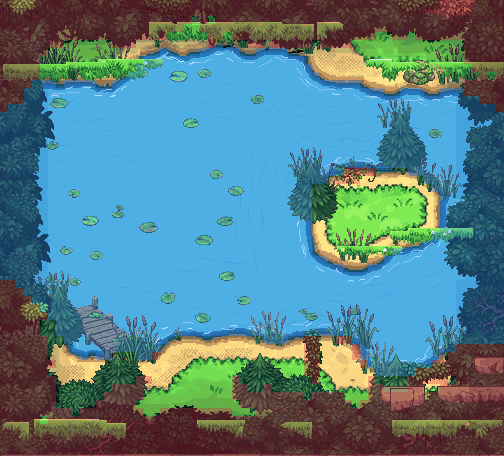

A level layout from a 2D game, rendered from its tile map. Below: a short description, then the map file with its tile-grid data intact:
An orthogonal 63x57 tile map with 8x8 px tiles, 1 tile layer (collision_8px), 1 image layer.

<map version="1.10" tiledversion="1.10.2" orientation="orthogonal" renderorder="right-down" width="63" height="57" tilewidth="8" tileheight="8" infinite="0" nextlayerid="4" nextobjectid="1">
 <properties>
  <property name="moteur" value="RogueEssence / PMDO" />
  <property name="case_lecture_px" type="int" value="24" />
  <property name="viewport" value="320x240" />
 </properties>
 <tileset firstgid="1" source="brosse_collision.tsx" />
 <imagelayer id="1" name="fond">
  <image source="fond.png" width="504" height="456" />
 </imagelayer>
 <layer id="2" name="collision_8px" width="63" height="57" opacity="0.55">
  <data encoding="csv">
2,2,2,2,2,2,2,2,2,2,2,2,2,2,2,2,2,2,2,2,2,2,2,2,2,2,2,2,2,2,2,2,2,2,2,2,2,2,2,2,2,2,2,2,2,2,2,2,2,2,2,2,2,2,2,2,2,2,2,2,2,2,2,
2,2,2,2,2,2,2,2,2,2,2,2,2,2,2,2,2,2,2,2,2,2,2,2,2,2,2,2,2,2,2,2,2,2,2,2,2,2,2,2,2,2,2,2,2,2,2,2,2,2,2,2,2,2,2,2,2,2,2,2,2,2,2,
2,2,2,2,2,2,2,2,2,2,2,2,2,2,2,2,2,2,2,2,2,2,2,2,1,2,1,2,2,2,2,2,2,2,2,2,2,2,2,2,2,2,2,2,2,2,2,2,2,2,2,2,2,2,2,2,2,2,2,2,2,2,2,
2,2,2,2,2,2,2,2,2,2,2,2,2,2,2,2,2,2,2,2,2,2,2,1,1,2,2,2,2,2,2,2,2,2,2,2,2,2,2,2,2,2,2,2,2,2,2,2,2,2,2,2,2,2,2,2,2,2,2,2,2,2,2,
2,2,2,2,2,2,2,2,2,2,2,2,2,2,2,2,2,2,2,2,2,1,1,1,1,1,2,2,1,2,2,2,2,2,2,2,2,2,2,2,2,2,2,2,2,2,2,1,1,2,2,1,2,2,2,2,2,2,2,2,2,2,2,
2,2,2,2,2,2,2,2,1,1,1,1,1,1,2,2,2,1,1,1,1,1,1,1,1,1,2,1,1,1,1,2,2,1,2,2,2,2,2,1,2,2,2,2,1,1,1,1,1,1,1,1,1,1,1,1,1,1,2,2,2,2,2,
2,2,2,2,2,2,1,1,1,1,1,1,1,1,1,1,1,1,1,1,3,1,1,1,1,3,3,3,3,3,1,1,3,3,3,3,1,1,1,1,1,1,1,1,1,1,1,1,1,1,1,1,1,1,1,1,1,1,2,2,2,2,2,
2,2,2,2,2,1,1,1,1,1,1,1,1,1,1,1,1,1,3,3,3,3,3,3,3,3,3,3,3,3,3,3,3,3,3,3,3,3,1,1,1,1,1,1,1,1,1,1,1,1,1,1,1,1,1,1,1,1,2,2,2,2,2,
2,2,2,2,2,1,1,1,1,1,1,1,1,1,1,1,1,3,3,3,3,3,3,3,3,3,3,3,3,3,3,3,3,3,3,3,3,3,3,1,1,1,1,1,1,1,1,1,1,1,1,1,1,1,1,1,1,1,1,2,2,2,2,
2,2,2,2,2,1,1,1,1,1,1,1,1,1,1,1,3,3,3,3,3,3,3,3,3,3,3,3,3,3,3,3,3,3,3,3,3,3,3,3,1,1,1,1,1,1,1,1,1,1,1,1,1,1,1,1,1,1,1,1,2,1,2,
2,2,2,2,3,3,3,1,3,3,3,3,1,1,3,3,3,3,3,3,3,3,3,3,3,3,3,3,3,3,3,3,3,3,3,3,3,3,3,3,3,3,3,3,3,1,1,1,1,1,1,1,1,1,1,1,1,1,2,2,2,2,2,
2,2,2,3,3,3,3,3,3,3,3,3,3,3,3,3,3,3,3,3,3,3,3,3,3,3,3,3,3,3,3,3,3,3,3,3,3,3,3,3,3,3,3,3,3,3,3,3,1,1,3,3,3,1,1,3,3,3,2,2,2,2,2,
2,2,2,3,3,3,3,3,3,3,3,3,3,3,3,3,3,3,3,3,3,3,3,3,3,3,3,3,3,3,3,3,3,3,3,3,3,3,3,3,3,3,3,3,3,3,3,3,3,3,3,3,3,3,3,3,3,3,3,3,2,2,2,
2,3,3,3,3,3,3,3,3,3,3,3,3,3,3,3,3,3,3,3,3,3,3,3,3,3,3,3,3,3,3,3,3,3,3,3,3,3,3,3,3,3,3,3,3,3,3,3,3,3,3,3,3,3,3,3,3,3,3,3,3,3,2,
3,3,3,3,3,3,3,3,3,3,3,3,3,3,3,3,3,3,3,3,3,3,3,3,3,3,3,3,3,3,3,3,3,3,3,3,3,3,3,3,3,3,3,3,3,3,3,3,3,3,3,3,3,3,3,3,3,3,3,3,3,3,3,
3,3,3,3,3,3,3,3,3,3,3,3,3,3,3,3,3,3,3,3,3,3,3,3,3,3,3,3,3,3,3,3,3,3,3,3,3,3,3,3,3,3,3,3,3,3,3,3,3,3,3,3,3,3,3,3,3,3,3,3,3,3,3,
3,3,3,3,3,3,3,3,3,3,3,3,3,3,3,3,3,3,3,3,3,3,3,3,3,3,3,3,3,3,3,3,3,3,3,3,3,3,3,3,3,3,3,3,3,3,3,3,3,3,3,3,3,3,3,3,3,3,3,3,3,3,3,
3,3,3,3,3,3,3,3,3,3,3,3,3,3,3,3,3,3,3,3,3,3,3,3,3,3,3,3,3,3,3,3,3,3,3,3,3,3,3,3,3,3,3,3,3,3,3,3,3,3,3,3,3,3,3,3,3,3,3,3,3,3,3,
3,3,3,3,3,3,3,3,3,3,3,3,3,3,3,3,3,3,3,3,3,3,3,3,3,3,3,3,3,3,3,3,3,3,3,3,3,3,3,3,3,3,3,3,3,3,3,3,3,3,3,3,3,3,3,3,3,3,3,3,3,3,3,
3,3,3,3,3,3,3,3,3,3,3,3,3,3,3,3,3,3,3,3,3,3,3,3,3,3,3,3,3,3,3,3,3,3,3,3,3,3,3,3,3,3,3,3,3,3,3,3,3,3,3,3,3,3,3,3,3,3,3,3,3,3,3,
3,3,3,3,3,3,3,3,3,3,3,3,3,3,3,3,3,3,3,3,3,3,3,3,3,3,3,3,3,3,3,3,3,3,3,3,3,3,3,3,3,3,3,3,3,3,3,3,3,3,3,3,3,3,3,3,3,3,3,3,3,3,3,
3,3,3,3,3,3,3,3,3,3,3,3,3,3,3,3,3,3,3,3,3,3,3,3,3,3,3,3,3,3,3,3,3,3,3,3,3,3,3,3,3,3,3,2,2,2,2,1,1,1,1,3,3,3,3,3,3,3,3,3,3,3,3,
3,3,3,3,3,3,3,3,3,3,3,3,3,3,3,3,3,3,3,3,3,3,3,3,3,3,3,3,3,3,3,3,3,3,3,3,3,3,3,3,3,1,2,2,2,1,1,1,1,1,1,1,1,3,3,3,3,3,3,3,3,3,3,
3,3,3,3,3,3,3,3,3,3,3,3,3,3,3,3,3,3,3,3,3,3,3,3,3,3,3,3,3,3,3,3,3,3,3,3,3,3,3,1,1,1,1,1,1,1,1,1,1,1,1,1,1,1,3,3,3,3,3,3,3,3,3,
3,3,3,3,3,3,3,3,3,3,3,3,3,3,3,3,3,3,3,3,3,3,3,3,3,3,3,3,3,3,3,3,3,3,3,3,3,3,3,1,1,1,1,1,1,1,1,1,1,1,1,1,1,1,1,3,3,3,3,3,3,3,3,
3,3,3,3,3,3,3,3,3,3,3,3,3,3,3,3,3,3,3,3,3,3,3,3,3,3,3,3,3,3,3,3,3,3,3,3,3,3,3,1,1,1,1,1,1,1,1,1,1,1,1,1,1,1,1,3,3,3,3,3,3,3,3,
3,3,3,3,3,3,3,3,3,3,3,3,3,3,3,3,3,3,3,3,3,3,3,3,3,3,3,3,3,3,3,3,3,3,3,3,3,3,3,1,1,1,1,1,1,1,1,1,1,1,1,1,1,1,1,3,3,3,3,3,3,3,3,
3,3,3,3,3,3,3,3,3,3,3,3,3,3,3,3,3,3,3,3,3,3,3,3,3,3,3,3,3,3,3,3,3,3,3,3,3,3,3,1,1,1,1,1,1,1,1,1,1,1,1,1,1,1,1,3,3,3,3,3,3,3,3,
3,3,3,3,3,3,3,3,3,3,3,3,3,3,3,3,3,3,3,3,3,3,3,3,3,3,3,3,3,3,3,3,3,3,3,3,3,3,3,1,1,1,1,1,1,1,1,1,1,1,1,1,1,1,1,3,3,3,3,3,3,3,3,
3,3,3,3,3,3,3,3,3,3,3,3,3,3,3,3,3,3,3,3,3,3,3,3,3,3,3,3,3,3,3,3,3,3,3,3,3,3,3,1,1,1,1,1,1,1,1,1,1,1,1,1,1,1,3,3,3,3,3,3,3,3,3,
3,3,3,3,3,3,3,3,3,3,3,3,3,3,3,3,3,3,3,3,3,3,3,3,3,3,3,3,3,3,3,3,3,3,3,3,3,3,3,1,1,1,1,1,1,1,1,1,1,1,1,1,1,3,3,3,3,3,3,3,3,3,3,
3,3,3,3,3,3,3,3,3,3,3,3,3,3,3,3,3,3,3,3,3,3,3,3,3,3,3,3,3,3,3,3,3,3,3,3,3,3,3,1,1,1,1,1,1,1,1,1,1,3,3,3,3,3,3,3,3,3,3,3,3,3,3,
3,3,3,3,3,3,3,3,3,3,3,3,3,3,3,3,3,3,3,3,3,3,3,3,3,3,3,3,3,3,3,3,3,3,3,3,3,3,3,3,3,1,1,1,1,1,1,1,3,3,3,3,3,3,3,3,3,3,3,3,3,3,3,
3,3,3,3,3,3,3,3,3,3,3,3,3,3,3,3,3,3,3,3,3,3,3,3,3,3,3,3,3,3,3,3,3,3,3,3,3,3,3,3,3,3,3,1,1,1,3,3,3,3,3,3,3,3,3,3,3,3,3,3,3,3,3,
3,3,3,3,3,3,3,3,3,3,3,3,3,3,3,3,3,3,3,3,3,3,3,3,3,3,3,3,3,3,3,3,3,3,3,3,3,3,3,3,3,3,3,3,3,3,3,3,3,3,3,3,3,3,3,3,3,3,3,3,3,3,3,
2,2,3,3,3,3,3,3,3,3,3,3,3,3,3,3,3,3,3,3,3,3,3,3,3,3,3,3,3,3,3,3,3,3,3,3,3,3,3,3,3,3,3,3,3,3,3,3,3,3,3,3,3,3,3,3,3,3,3,3,3,3,3,
2,2,2,3,3,3,3,3,3,3,3,3,3,3,3,3,3,3,3,3,3,3,3,3,3,3,3,3,3,3,3,3,3,3,3,3,3,3,3,3,3,3,3,3,3,3,3,3,3,3,3,3,3,3,3,3,3,3,3,3,3,3,3,
2,2,2,2,3,3,3,3,3,3,3,3,3,3,3,3,3,3,3,3,3,3,3,3,3,3,3,3,3,3,3,3,3,3,3,3,3,3,3,3,3,3,3,3,3,3,3,3,3,3,3,3,3,3,3,3,3,3,3,3,3,3,3,
2,2,2,2,2,3,3,3,3,3,3,3,3,3,3,3,3,3,3,3,3,3,3,3,3,3,3,3,3,3,3,3,3,3,3,3,3,3,3,3,3,3,3,3,3,3,3,3,3,3,3,3,3,3,3,3,3,3,3,3,3,3,3,
2,2,2,2,2,2,3,3,3,3,3,3,3,3,3,3,3,3,3,3,3,3,3,3,3,3,3,3,3,3,3,3,3,3,3,3,3,3,3,3,3,3,3,3,3,3,3,3,3,3,3,3,3,3,3,3,3,3,3,3,3,3,3,
2,2,2,2,2,1,1,3,3,3,3,3,3,3,3,3,3,3,3,3,3,3,3,3,3,3,3,3,3,3,3,3,3,3,3,3,3,3,3,3,3,3,3,3,3,3,3,3,3,3,3,3,3,3,3,3,3,3,3,3,3,3,3,
2,2,2,2,2,1,1,3,3,3,3,3,3,3,3,3,3,3,3,3,3,3,3,3,3,3,3,3,3,3,3,3,3,3,3,3,3,3,3,3,3,3,3,3,3,3,3,3,3,3,3,3,3,3,3,3,3,3,3,3,3,3,3,
2,2,2,2,2,2,1,1,3,3,3,3,3,3,3,3,3,3,3,3,3,1,1,1,1,1,1,1,1,1,1,1,1,3,3,3,1,1,2,2,1,1,2,2,3,3,3,3,3,3,3,3,3,3,3,3,3,3,3,3,3,3,3,
2,2,2,2,2,2,1,1,1,3,3,3,3,3,3,3,3,3,3,3,1,1,1,1,1,1,1,1,1,1,1,1,1,1,1,1,1,1,2,2,1,1,1,1,2,3,3,3,3,3,3,3,3,3,3,3,3,2,2,2,2,2,2,
2,2,2,2,2,2,1,1,1,1,3,1,3,3,1,1,1,3,3,2,1,1,1,1,1,1,1,1,1,1,1,1,1,1,1,1,1,1,2,2,1,1,1,1,2,3,3,3,3,3,3,3,3,3,3,1,2,2,2,2,2,2,2,
2,2,2,2,2,2,2,1,1,1,1,1,1,1,1,1,1,1,1,1,1,1,1,1,1,1,1,1,1,1,1,1,1,1,1,1,1,1,2,2,1,1,1,1,1,2,3,3,3,3,3,3,3,3,2,2,2,2,2,2,2,2,2,
2,2,2,2,2,2,1,1,1,1,1,1,1,1,1,1,1,1,1,1,1,1,1,1,1,1,1,1,1,1,1,1,1,1,1,1,1,1,2,2,1,1,1,1,1,1,1,3,3,3,3,3,2,2,2,2,2,2,2,2,2,2,2,
2,2,2,2,2,2,2,1,1,1,1,1,1,1,1,1,1,2,2,1,1,1,1,1,1,1,1,1,1,2,1,1,1,1,1,1,1,1,1,2,1,1,1,1,1,1,2,1,1,1,1,2,2,2,2,2,1,2,2,2,2,2,2,
2,2,2,2,2,2,2,1,1,1,1,1,1,1,2,2,2,2,1,1,1,1,1,1,1,1,1,1,1,2,2,1,1,2,1,1,1,1,1,1,1,1,1,1,1,1,2,2,1,1,1,2,2,1,1,2,2,2,2,2,2,2,2,
2,2,2,2,2,2,2,1,1,1,1,1,1,2,2,2,2,2,1,1,1,1,1,1,1,1,1,1,1,2,2,2,2,2,2,2,2,2,1,2,2,2,2,1,1,1,2,2,2,2,2,2,2,2,2,2,2,2,2,2,2,2,2,
2,2,2,2,2,2,2,1,1,1,1,1,2,2,2,2,2,1,1,1,1,1,1,1,1,1,1,1,1,1,2,2,2,2,2,2,2,2,2,2,2,2,2,2,1,2,2,2,2,2,2,2,2,2,2,2,2,2,2,2,2,2,2,
2,2,2,2,2,2,2,2,2,1,2,2,2,2,2,2,2,2,1,1,2,2,2,2,2,2,2,2,2,1,1,1,2,2,2,2,2,2,2,2,2,2,2,2,2,2,2,2,2,2,2,2,2,2,2,2,2,2,2,2,2,2,2,
2,2,2,2,2,1,2,2,2,2,2,2,2,2,2,2,2,2,2,2,2,2,2,2,2,2,2,2,2,2,2,2,2,2,2,2,2,2,2,2,2,2,2,2,2,2,2,2,2,2,2,2,2,2,2,2,2,2,2,2,2,2,2,
2,2,2,2,2,2,2,2,2,2,2,2,2,2,2,2,2,2,2,2,2,2,2,2,2,2,2,2,2,2,2,2,2,2,2,2,2,2,2,2,2,2,2,2,2,2,2,2,2,2,2,2,2,2,2,2,2,2,2,2,2,2,2,
2,2,2,2,2,2,2,2,2,2,2,2,2,2,2,2,2,2,2,2,2,2,2,2,2,2,2,2,2,2,2,2,2,2,2,2,2,2,2,2,2,2,2,2,2,2,2,2,2,2,2,2,2,2,2,2,2,2,2,2,2,2,2,
2,2,2,2,2,2,2,2,2,2,2,2,2,2,2,2,2,2,2,2,2,2,2,2,2,2,2,2,2,2,2,2,2,2,2,2,2,2,2,2,2,2,2,2,2,2,2,2,2,2,2,2,2,2,2,2,2,2,2,2,2,2,2,
2,2,2,2,2,2,2,2,2,2,2,2,2,2,2,2,2,2,2,2,2,2,2,2,2,2,2,2,2,2,2,2,2,2,2,2,2,2,2,2,2,2,2,2,2,2,2,2,2,2,2,2,2,2,2,2,2,2,2,2,2,2,2
  </data>
 </layer>
</map>
